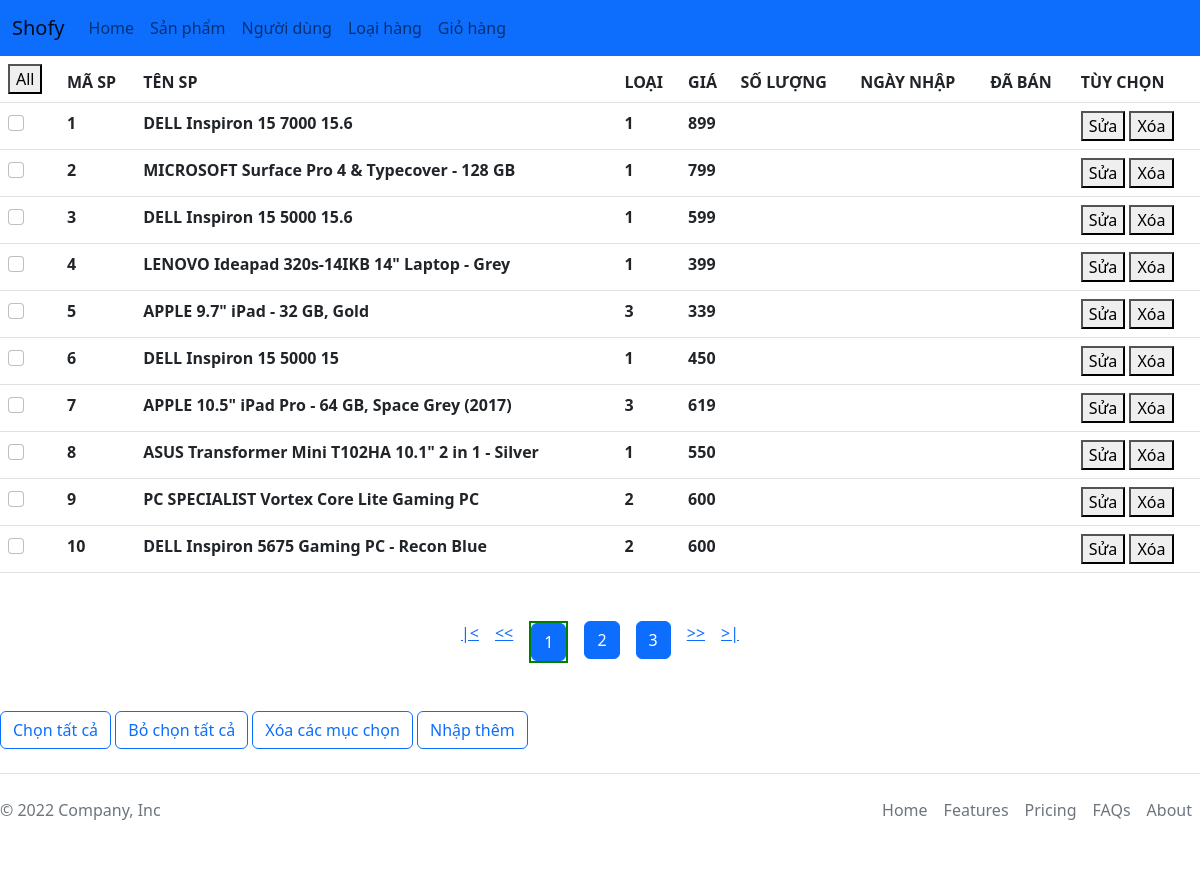
Page /admin/index.php?act=products on the committed database.
### tables this page shows
CREATE TABLE `products` (
  `product_id` int(11) NOT NULL,
  `category_id` int(11) NOT NULL,
  `name` text NOT NULL,
  `description` text NOT NULL,
  `slug` varchar(200) NOT NULL,
  `price` double NOT NULL,
  `date_view` date NOT NULL,
  `counter` int(11) NOT NULL
);

### dao/pdo.php (called while the page is built, shortened)
<?php
function pdo_get_connection()
{
    try {
        $host = "localhost";
        $username = "root";
        $dbname = "du_an_1";
        $password = "";
        $conn = new PDO("mysql:host=$host;dbname=$dbname;charset=utf8", $username, $password);
        return $conn;
    } catch (Exception $e) {
        echo "erorr" . $e->getMessage();
    }
}
function pdo_query($sql)
{
    try {
        $conn = pdo_get_connection();
        $stmt = $conn->prepare($sql);
        $stmt->execute();
        $rows = $stmt->fetchAll();
        return $rows;
    } catch (PDOException $e) {
        throw $e;
    } finally {
        unset($conn);
    }
}
function pdo_query_one($sql)
{
    try {
        $conn = pdo_get_connection();
        $stmt = $conn->prepare($sql);
        $stmt->execute();
        $row = $stmt->fetch(PDO::FETCH_ASSOC);
        return $row;
    } catch (Exception $e) {
        throw $e;
    } finally {
        unset($sql);
    }
}
?>

### dao/products.php (called while the page is built, shortened)
<?php
require_once "pdo.php";
function select_products_by_page($start,$limit){
    $sql = "SELECT * FROM products LIMIT $start, $limit ;";
    return pdo_query($sql);
}
function count_all_products(){
    $sql = "SELECT count(*) as total FROM products;";
    return pdo_query_one($sql);
}
?>

### admin/products/products_list.php (the view, shortened to what this page needs)
<?php
require_once "../dao/products.php";
$page_number = isset($_GET['page']) ? $_GET['page'] : 1;
if ($page_number <= 1) {
    $page_number = 1;
}
if ($page_number >= $page_number)
    $limit = 10;
$total_products = count_all_products();
$total_page = ceil($total_products['total'] / $limit);
if ($page_number <= 1) {
    $page_number = 1;
}
$start = ($page_number - 1) * $limit;
$products = select_products_by_page($start, $limit);
?>
<table class="table">
    <thead>
        <tr>
            <th scope="col"><button>All</button></th>
            <th scope="col">MÃ SP</th>
            <th scope="col">TÊN SP</th>
            <th scope="col">LOẠI</th>
            <th scope="col">GIÁ</th>
            <th scope="col">SỐ LƯỢNG</th>
            <th scope="col">NGÀY NHẬP</th>
            <th scope="col">ĐÃ BÁN</th>
            <th scope="col">TÙY CHỌN</th>
        </tr>
    </thead>
    <tbody>
        <?php foreach ($products as $product): ?>
            <tr>
                <th scope="col"><input class="form-check-input" type="checkbox" value="<?= $product['product_id'] ?>"
                        name="check_hh"></th>
                <th scope="col">
                    <?= $product['product_id'] ?>
                </th>
                <th scope="col">
                    <?= $product['name'] ?>
                </th>
                <th scope="col">
                    <?= $product['category_id'] ?>
                </th>
                <th scope="col">
                    <?= number_format($product['price'], 0) ?>
                </th>
                <th scope="col">
                </th>
                <th scope="col">
                </th>
                <th scope="col">
                </th>
                <th scope="col">
                    <a href="index.php?act=edit_product&product_id=<?= $product['product_id'] ?>"><button
                            class="button">Sửa</button></a>
                    <a onclick="return confirm('Bạn có muốn xóa hàng này không')"
                        href="products/delete_product.php?product_id=<?= $product['product_id'] ?>"><button
                            class="button">Xóa</button></a>
                </th>
            </tr>
        <?php endforeach ?>
    </tbody>
</table>
<section class="page-number my-5">
    <div class="d-flex justify-content-center">
        <a class="mx-2" href="index.php?act=products&page=1">|&lt;</a>
        <a class="mx-2" href="index.php?act=products&page=<?= $page_number - 1 ?>">&lt;&lt;</a>
        <?php
        for ($i = 0; $i < $total_page; $i++) {
            echo '<a id="page' . ($i + 1) . '" class="mx-2" href="index.php?act=products&page=' . ($i + 1) . '"><button type="button" class="btn btn-primary">' . ($i + 1) . '</button></a>';
        }
        ?>
        <a class="mx-2" href="index.php?act=products&page=<?= $page_number + 1 ?>">&gt;&gt;</a>
        <a class="mx-2" href="index.php?act=products&page=<?= $total_page ?>">&gt;|</a>
    </div>
</section>
<section class="mt-1">
    <div class="button">
        <button type="submit" id="check-all" class="btn btn-outline-primary">Chọn tất cả</button>
        <button type="button" id="uncheck" class="btn btn-outline-primary">Bỏ chọn tất cả</button>
        <button type="button" class="btn btn-outline-primary">Xóa các mục chọn</button>
        <a href="index.php?act=add-product"><button type="button" class="btn btn-outline-primary">Nhập thêm</button></a>
    </div>
</section>

### admin/header.php (shortened to what this page needs)
<!DOCTYPE html>
<html lang="en">
<head>
    <link rel="stylesheet" href="https://cdn.jsdelivr.net/npm/bootstrap@5.2.3/dist/css/bootstrap.min.css">
    <link rel="stylesheet" href="style.css">
</head>
<body>
    <nav class="navbar navbar-expand-lg bg-primary">
        <div class="container-fluid">
            <a class="navbar-brand" href="../">Shofy</a>
            <div class="collapse navbar-collapse" id="navbarNavAltMarkup">
                <div class="navbar-nav">
                    <a class="nav-link green" aria-current="page" href="#">Home</a>
                    <a class="nav-link light" href="index.php?act=products">Sản phẩm</a>
                    <a class="nav-link light" href="index.php?act=users">Người dùng</a>
                    <a class="nav-link light" href="">Loại hàng</a>
                    <a class="nav-link light" href="">Giỏ hàng</a>
                </div>
            </div>
        </div>
    </nav>
</body>
</html>

### admin/index.php (shortened to what this page needs)
<?php
require_once "../dao/pdo.php";
require_once "header.php";
if (isset($_GET['act'])) {
    $act = $_GET['act'];
    switch ($act) {
        case 'products':
            require_once "products/products_list.php";
            break;
    }
} else {
    require_once "home.php";
}
require_once "footer.php";
?>

### admin/footer.php
<footer class="d-flex flex-wrap justify-content-between align-items-center py-3 my-4 border-top">
    <p class="col-md-4 mb-0 text-muted">&copy; 2022 Company, Inc</p>
    <a href="/" class="col-md-4 d-flex align-items-center justify-content-center mb-3 mb-md-0 me-md-auto link-dark text-decoration-none">
      <svg class="bi me-2" width="40" height="32"><use xlink:href="#bootstrap"/></svg>
    </a>
    <ul class="nav col-md-4 justify-content-end">
      <li class="nav-item"><a href="#" class="nav-link px-2 text-muted">Home</a></li>
      <li class="nav-item"><a href="#" class="nav-link px-2 text-muted">Features</a></li>
      <li class="nav-item"><a href="#" class="nav-link px-2 text-muted">Pricing</a></li>
      <li class="nav-item"><a href="#" class="nav-link px-2 text-muted">FAQs</a></li>
      <li class="nav-item"><a href="#" class="nav-link px-2 text-muted">About</a></li>
    </ul>
  </footer>

### rows in the picture
products: product_id "1", name "DELL Inspiron 15 7000 15.6", category "1", price "899"
products: product_id "2", name "MICROSOFT Surface Pro 4 & Typecover - 128 GB", category "1", price "799"
products: product_id "3", name "DELL Inspiron 15 5000 15.6", category "1", price "599"
products: product_id "4", name "LENOVO Ideapad 320s-14IKB 14\" Laptop - Grey", category "1", price "399"
products: product_id "5", name "APPLE 9.7\" iPad - 32 GB, Gold", category "3", price "339"
products: product_id "6", name "DELL Inspiron 15 5000 15", category "1", price "450"
products: product_id "7", name "APPLE 10.5\" iPad Pro - 64 GB, Space Grey (2017)", category "3", price "619"
products: product_id "8", name "ASUS Transformer Mini T102HA 10.1\" 2 in 1 - Silver", category "1", price "550"
products: product_id "9", name "PC SPECIALIST Vortex Core Lite Gaming PC", category "2", price "600"
products: product_id "10", name "DELL Inspiron 5675 Gaming PC - Recon Blue", category "2", price "600"
